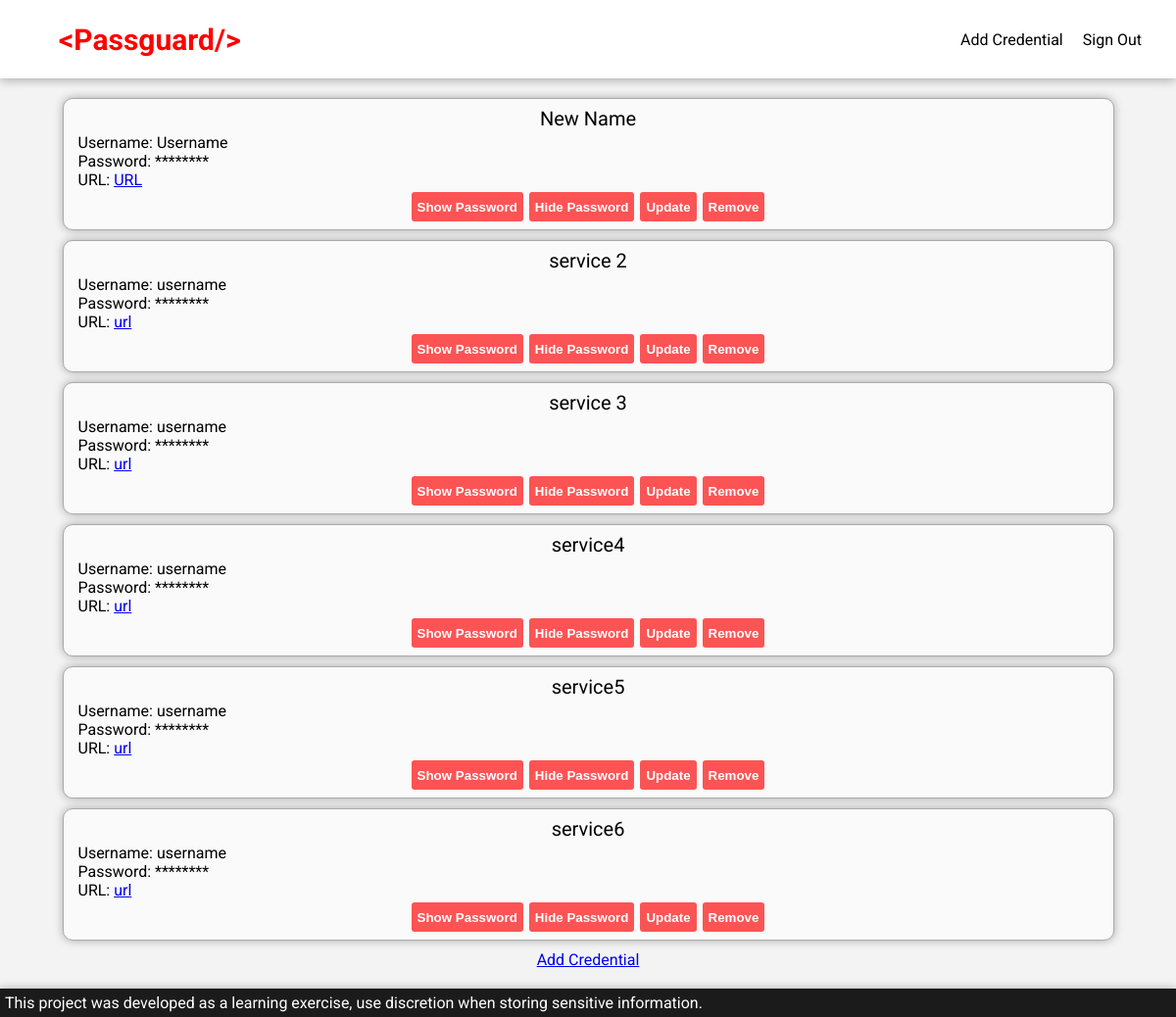
Before: /dashboard (signed in) with the older database file.
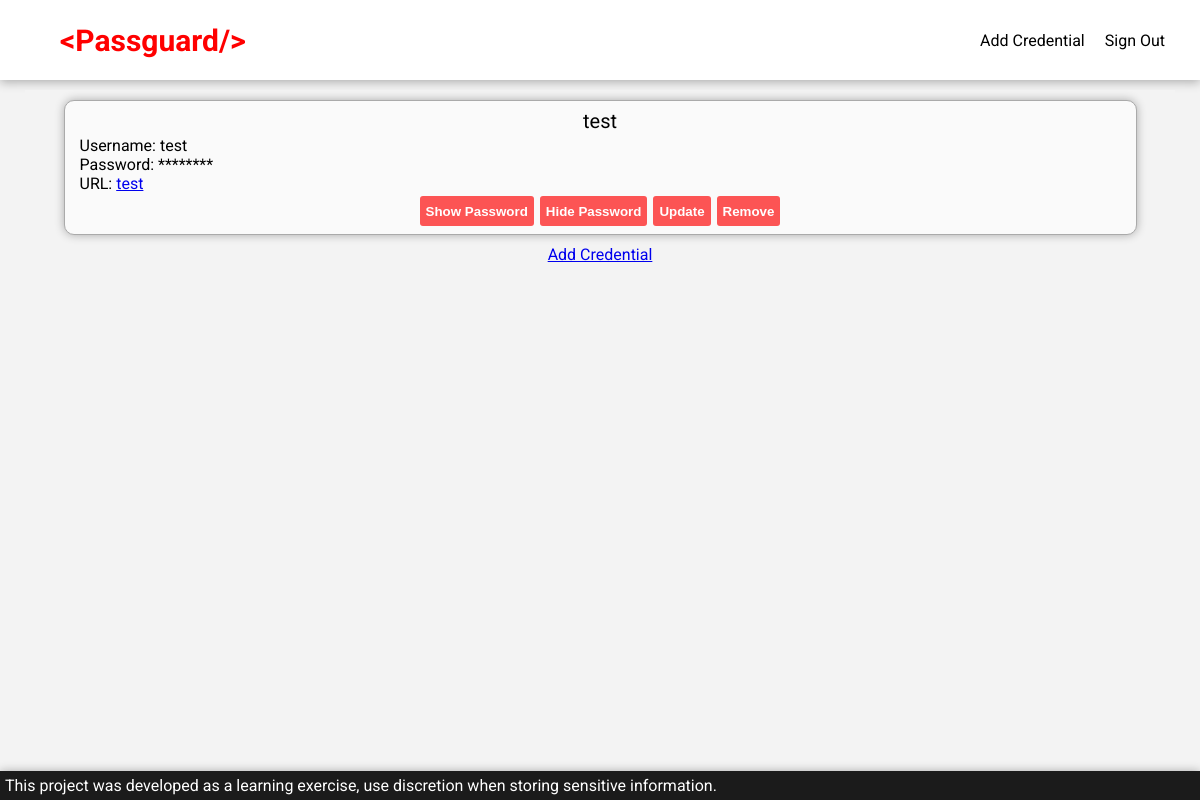
After: the same page with the newer database file.
### tables this page shows
CREATE TABLE services (
    service_id INTEGER PRIMARY KEY AUTOINCREMENT,
    user_id INTEGER NOT NULL,
    service_name TEXT NOT NULL,
    service_password BLOB NOT NULL,
    service_url TEXT,
    service_username TEXT NOT NULL,
    FOREIGN KEY (user_id) REFERENCES users(user_id) ON DELETE CASCADE
);

### passguard/pages.py (the view)
@bp.route('/dashboard')
def dashboard():
    db = get_db()
    user_id = session['session_user_id']
    services = db.execute(
        'SELECT service_id, service_name, service_password, service_url, service_username'
        ' FROM services WHERE user_id = ?',
        (user_id, )
    ).fetchall()
    return render_template('pages/dashboard.html', services=services)

### passguard/auth.py (called while the page is built)
@bp.before_app_request
def load_logged_in_user():
    user_id = session.get('session_user_id')
    if user_id is None:
        g.user = None
    else:
        g.user = get_db().execute(
            'SELECT * FROM users WHERE user_id = ?',
            (user_id,)
        ).fetchone()

### passguard/db.py (called while the page is built)
def get_db():
    if 'db' not in g:
        g.db = sqlite3.connect(
            current_app.config['DATABASE'],
            detect_types=sqlite3.PARSE_DECLTYPES,
        )
        g.db.row_factory = sqlite3.Row
    return g.db

### passguard/templates/pages/dashboard.html (shortened to what this page needs)
{% extends 'base.html' %}
{% block navigation %}
    <li class="nav-list-item"><a class="nav-list-link" href="{{ url_for('pages.add') }}">Add Credential</a></li>
    <li class="nav-list-item"><a class="nav-list-link" href="{{ url_for('auth.logout') }}">Sign Out</a></li>
    {% endblock %}
{% block content %}
<div class="service-container-outer">
    <div class="service-list">
        {% for service in services %}
            <div class="service">
                <div class="service-name">
                    {{ service['service_name'] }}
                </div>
                <div class="service-detail">
                    Username: {{ service['service_username'] }}
                </div>
                <div class="service-detail">
                    <span id="password_{{ service['service_id'] }}" class="service-password">Password: ********</span>
                </div>
                <div class="service-detail">
                    URL: <a href="{{ service['service_url'] }}" target="_blank">{{ service['service_url'] }}</a>
                </div>
                <div class="service-button-bar">
                    <button class="service-button-bar-button" onclick="showPassword({{ service['service_id'] }})" class="btn-show">Show Password</button>
                    <button class="service-button-bar-button" onclick="hidePassword({{ service['service_id'] }})" class="btn-show">Hide Password</button>
                    <button class="service-button-bar-button" onclick="update({{ service['service_id'] }})">Update</button>
                    <button class="service-button-bar-button" onclick="remove({{ service['service_id'] }})">Remove</button>
                </div>
            </div>
            {% if loop.last %}
            <div class="service-list-add">
                <a href="{{ url_for('pages.add') }}">Add Credential</a>
            </div>
            {% endif %}
        {% endfor %}
    </div>
</div>
{% endblock %}

### passguard/templates/base.html (shortened to what this page needs)
<!DOCTYPE html>
<html lang="en">
<head>
    <link rel="stylesheet" href="{{ url_for('static', filename='css/base.css') }}">
</head>
<body>
    <header>
        <div class="splash-logo">
            <a class="splash-logo-link" href="{{ url_for('pages.index') }}">&lt;Passguard/&gt;</a>
        </div>
        <nav>
            <ul class="nav-list-container">
                {% block navigation %}
                {% endblock %}
            </ul>
        </nav>
    </header>
    <main>
        {% block content %}
        {% endblock %}
    </main>
    <footer>
        <span>This project was developed as a learning exercise, use discretion when storing sensitive information.</span>
    </footer>
</body>
</html>

### passguard/static/css/base.css (style rules this page uses)
html, body { margin: 0px; padding: 0px; display: flex; flex-direction: column; }
body { min-height: 100vh; min-width: 100vw; background-color: #f3f3f3; font-family: "Roboto", sans-serif; font-weight: 400; font-style: normal; }
header, footer { flex: none; }
header { display: flex; flex-direction: row; width: 100%; height: 10vh; min-height: 50px; max-height: 80px; align-items: center; justify-content: space-between; background-color: #fff; box-shadow: 0px 2px 10px rgba(0, 0, 0, 0.3); }
.splash-logo { display: flex; justify-content: center; align-items: center; box-sizing: border-box; margin-left: 5vw; }
.splash-logo-link { text-decoration: none; font-size: 30px; color: rgb(255, 0, 0); font-weight: bolder; border-radius: 15px; transition: background-color 0.3s ease, box-shadow 0.3s ease; }
.nav-list-container { display: flex; flex-direction: row; padding: 25px; list-style-type: none; }
.nav-list-item { margin: 5px; }
.nav-list-link { text-decoration: none; padding: 5px; color: #000000; }
main { display: flex; flex: 1 0 auto; justify-content: center; margin: auto; margin-top: 10px; margin-bottom: 10px; padding: 5px; width: 95vw; max-width: 1200px; background-color: #f3f3f3; }
.service-container-outer { width: 95%; display: flex; flex-direction: column; }
.service-list { display: flex; flex-direction: column; }
.service-list-add { display: flex; justify-content: center; padding: 5px; }
.service { display: flex; flex-direction: column; padding: 5px; margin: 5px; background-color: #fafafa; border: 1px solid #aaa; border-radius: 10px; box-shadow: 0px 0px 10px rgba(0, 0, 0, 0.3); }
.service-name { background-color: #fafafa; padding: 3px; display: flex; justify-content: center; font-size: 20px; }
.service-detail { margin-left: 10px; }
.service-button-bar { display: flex; flex-direction: row; justify-content: center; }
.service-button-bar-button { margin: 3px; background-color: #fc5454; border-radius: 3px; height: 30px; border: none; color: #ffffff; font-weight: bold; }
footer { display: flex; flex-direction: row; align-items: center; justify-content: space-between; padding: 5px; background-color: #1b1b1b; box-shadow: 0px 0px 10px rgba(0, 0, 0, 0.3); color: #ffffff; }

Changed rows visible on the page:
removed services: service_name "New Name", service_username "Username", service_url "URL"
removed services: service_name "service 2", service_username "username", service_url "url"
removed services: service_name "service 3", service_username "username", service_url "url"
removed services: service_name "service4", service_username "username", service_url "url"
removed services: service_name "service5", service_username "username", service_url "url"
removed services: service_name "service6", service_username "username", service_url "url"
added services: service_name "test", service_username "test", service_url "test"
